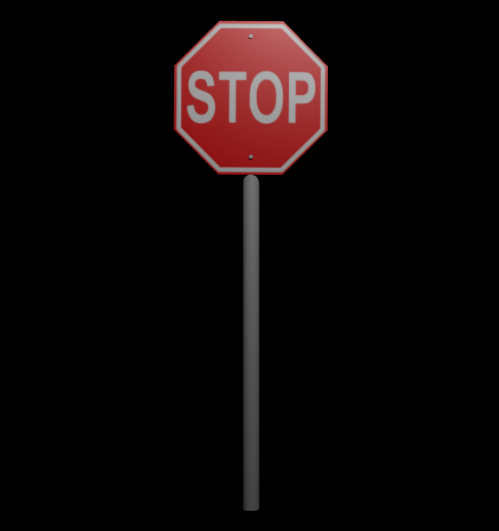
//> input picture ObjectRecognition/ObjectRecognition/Resources/Test/Render1.png, 499 x 531 px
$ ./ObjectRecognition   (built with g++ and OpenCV 4)
//> lines starting //> are read from the running program, lines starting //| are printed output that depends on the picture; after the words box and inside, x2 and y2 are one past the last pixel; in counts of white or black regions, pixels touching at a corner belong together
### ObjectRecognition/ObjectRecognition/ImageOperations.h


namespace ImageOperations //optional, just for clarity
{
	//the higher the divisionValue, the less color variation there will be in the image
	// [71 lines left out: functions ColorReduction, Sharpen, not called in this run]

	//KernelSize is the size of the dimensions of the 2D matrix used as kernel
	//thresholdValue is the minimum value pixels need to be, after the image is turned to grayscale, to not be set to 0
	static void ExtractSilhouette(const cv::Mat& image, cv::Mat& result, int kernelSize,int thresholdValue, bool invertGrayScale = false)
	{
		cv::Mat temp1 , temp2 , temp3;

		cv::cvtColor(image, temp1, cv::COLOR_BGR2GRAY);	// image to grayscale

		cv::Mat kernel = cv::Mat::ones(kernelSize, kernelSize, CV_32F);	//create a kernel
		//have some static ones globally available??

		if (invertGrayScale)
		{
			//INVERT
			bitwise_not(temp1, temp2);
			cv::threshold(temp2, temp3, thresholdValue, 255, cv::THRESH_BINARY_INV);
			//threshold = set pixels under min value to 0,
		}
		else
		{
			cv::threshold(temp1, temp3, thresholdValue, 255, cv::THRESH_BINARY);
		}

		cv::morphologyEx(temp3, temp1, cv::MORPH_CLOSE, kernel); //fills in the holes in the silhouette
		cv::Canny(temp3, result, 100, 100);
	}
}

### ObjectRecognition/ObjectRecognition/DisplayWindow.h
#pragma once


#include <iostream>
#include <string>
#include <opencv2/highgui.hpp>


class DisplayWindow
{
public:
	DisplayWindow(std::string name, cv::WindowFlags windowFlag );
	~DisplayWindow();

	void ChangeWindowTitle(std::string);
	void ChangeWindowSize(int, int);
	void SetFullScreen(bool);
public:
	std::string GetName() { return m_name; };

private:
	std::string m_name;
	cv::WindowFlags m_flag;

};

### ObjectRecognition/ObjectRecognition/DisplayWindow.cpp
#include "DisplayWindow.h"


DisplayWindow::DisplayWindow(std::string name, cv::WindowFlags windowFlag):m_name(name), m_flag(windowFlag)
{
	cv::namedWindow(name, windowFlag); // Create a window for display.
}


DisplayWindow::~DisplayWindow()
{
}

void DisplayWindow::ChangeWindowTitle(std::string newName)
{
	cv::setWindowTitle(m_name, newName);

}

// [19 lines left out: functions ChangeWindowSize, SetFullScreen, not called in this run]

### ObjectRecognition/ObjectRecognition/ObjectRecognition.cpp
#include <GLFW/glfw3.h>


#include <opencv2/core.hpp>
#include <opencv2/highgui.hpp>
#include <opencv2/imgproc.hpp>


#include "DisplayWindow.h"
#include "ImageOperations.h"

using namespace cv;
using namespace std;

int main(void)
{
	Mat image1, image2, destination;
	image1 = imread("../Resources/Stopsign/render1.png"); // Read the file
//> image1 is the input picture: 531 rows x 499 cols, CV_8UC3; mean B, G, R 7.4, 7.4, 13.4
	image2 = imread("../Resources/Stopsign/render3.png"); // Read the file
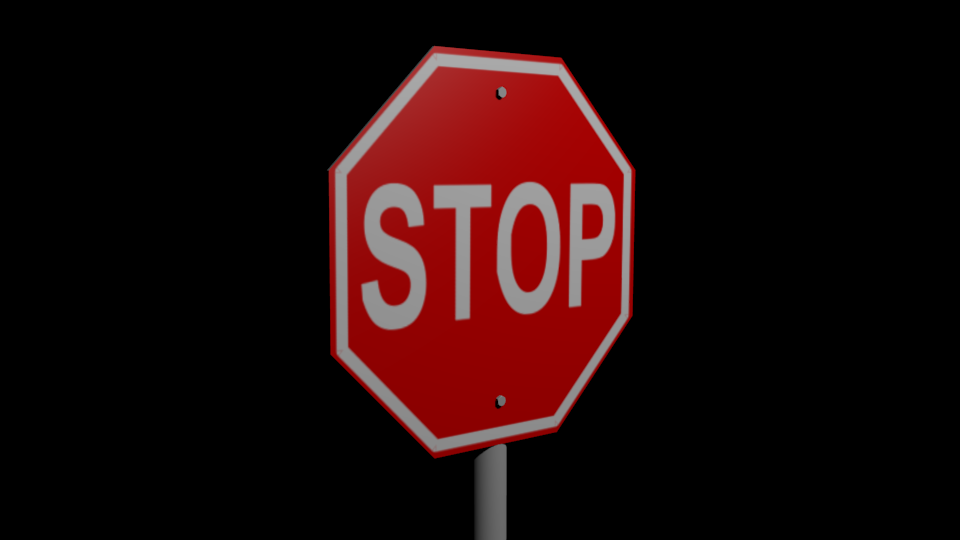
//> input picture ObjectRecognition/ObjectRecognition/Resources/Test/Render3.png, 960 x 540 px
//> image2 is the input picture: 540 rows x 960 cols, CV_8UC3; mean B, G, R 9.7, 9.7, 29.9
	destination = image1;

	if (image1.empty()) // Check for invalid input
	{
		cout << "Could not open or find the image" << std::endl;
		return -1;
	}
	if (image2.empty()) // Check for invalid input
	{
		cout << "Could not open or find the image" << std::endl;
		return -1;
	}

	//MAIN WINDOW
	DisplayWindow* m_MainWindow = new DisplayWindow("MAIN", WINDOW_AUTOSIZE);
	//m_MainWindow->ChangeWindowSize(600, 600);
	m_MainWindow->ChangeWindowTitle("Main");

	ImageOperations::ExtractSilhouette(image1, destination, 30, 50, false);
//> in ExtractSilhouette, `cv::cvtColor(image, temp1, cv::COLOR_BGR2GRAY);`:
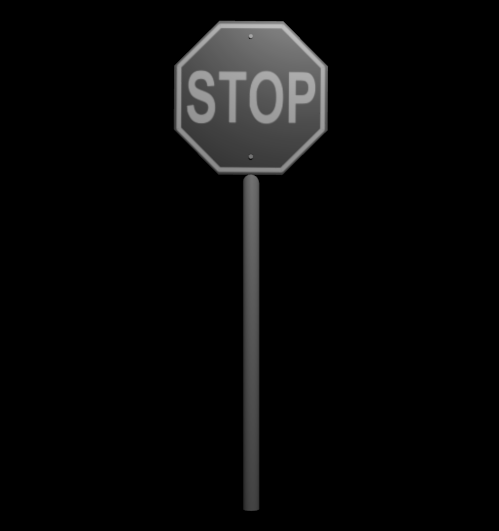
//> temp1: 531 rows x 499 cols, CV_8UC1; min 0, max 192, mean 9.2
//> in ExtractSilhouette, `cv::threshold(temp1, temp3, thresholdValue, 255, cv::THRESH_BINARY);`:
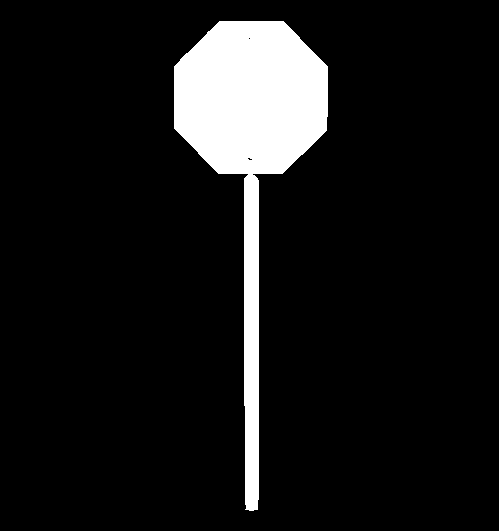
//> temp3: 531 rows x 499 cols, CV_8UC1; 9.2% white; 1 white region, box (x1, y1, x2, y2) and area: (174, 21, 328, 511) 24376
//> in ExtractSilhouette, `cv::morphologyEx(temp3, temp1, cv::MORPH_CLOSE, kernel);`:
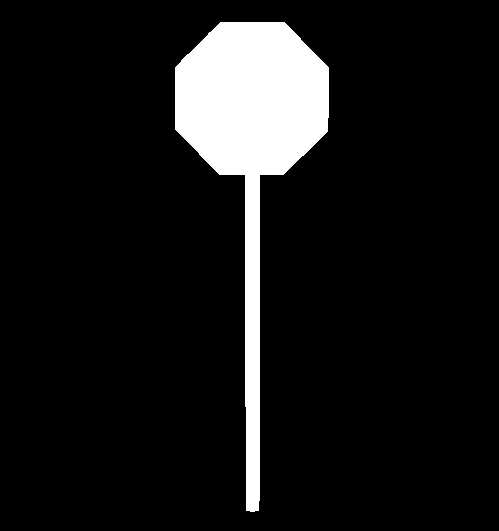
//> temp1: 531 rows x 499 cols, CV_8UC1; 9.2% white; 1 white region, box (x1, y1, x2, y2) and area: (175, 22, 329, 512) 24413
//> in ExtractSilhouette, `cv::Canny(temp3, result, 100, 100);`:
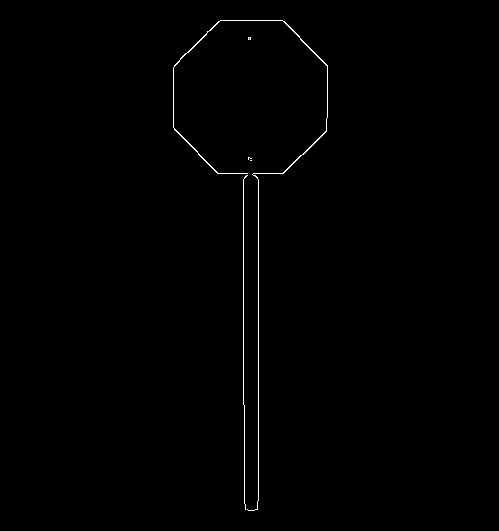
//> result: 531 rows x 499 cols, CV_8UC1; 0.49% white in thin lines or dots, all inside (x1, y1, x2, y2) = (173, 20, 328, 511)

	imshow(m_MainWindow->GetName(), destination); // Show our image inside it.

	//SECONDARY WINDOW
	DisplayWindow* m_SecondWindow = new DisplayWindow("SECONDARY", WINDOW_AUTOSIZE);
	//m_SecondWindow->ChangeWindowSize(250, 250);
	m_SecondWindow->ChangeWindowTitle("Normal");
	imshow(m_SecondWindow->GetName(), image1); // Show our image inside it.


	//OPENGL
	//============================================================
//> (the run ends here: the program needs code that is not available in this run, at `GLFWwindow* window;`)
